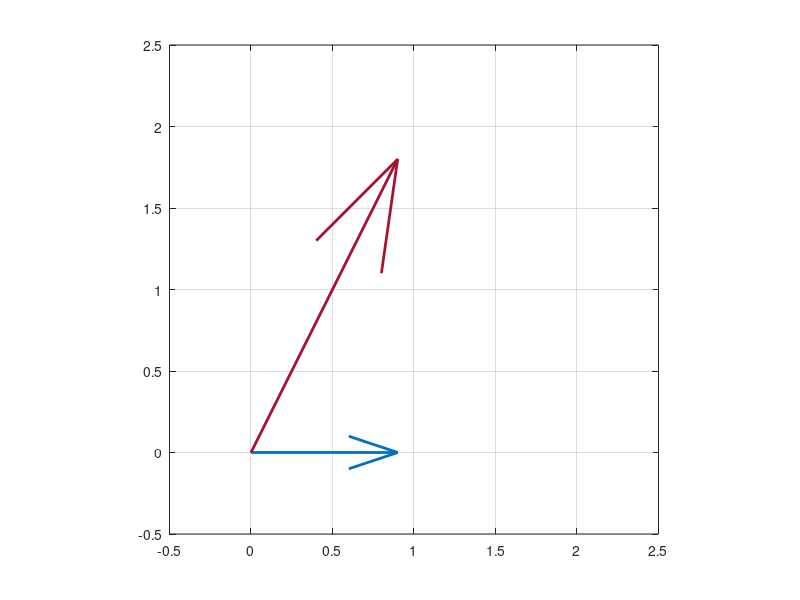
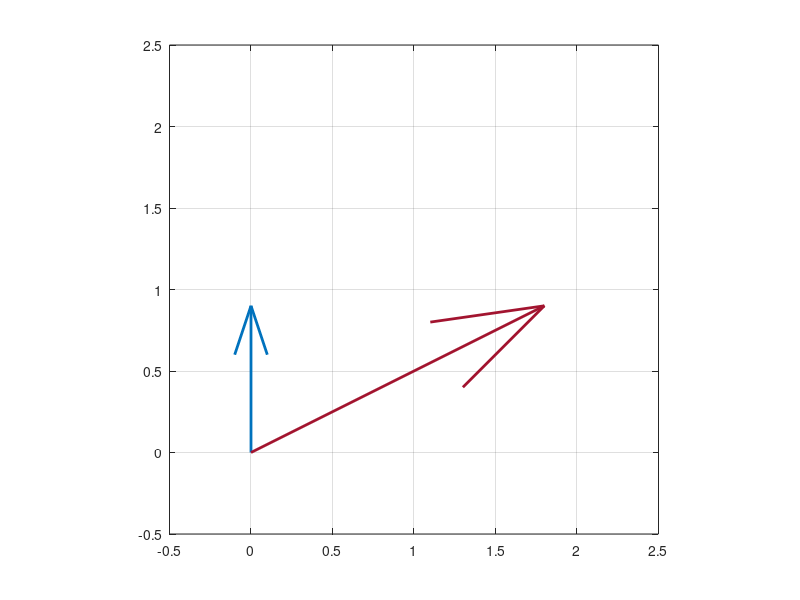

Reproduce these figures in MATLAB, in order.
clc;
clear all;
close all;
clf;

axis_low = -0.5;
axis_high = 2.5;

A = [1, 2; 2, 1]
x1 = [1; 0]
x2 = [0; 1]
Ax1 = A*x1
Ax2 = A*x2

#fig = figure();
fig1 = figure();
#   subplot(1, 2, 1);
hold on
#   plot([0, x1(1)], [0, x1(2)], "linewidth", 2, "color", [0 0.4470 0.7410], ";x1;")
#   plot(0, 0, "color", [0 0.4470 0.7410], ";x1;")
quiver(0, 0, x1(1), x1(2), "linewidth", 2, "color", [0 0.4470 0.7410])
hold on
#   plot([0, Ax1(1)], [0, Ax1(2)], "linewidth", 2, "color", [0.6350 0.0780 0.1840], ";Ax1;")
#   plot(0, 0, "color", [0.6350 0.0780 0.1840], ";A*x1;")
quiver(0, 0, Ax1(1), Ax1(2), "linewidth", 2, "color", [0.6350 0.0780 0.1840])
grid on;
box on;
axis([axis_low, axis_high, axis_low, axis_high], "square");
print(fig1,'-dpngalpha', '-r300', 'x1.png');

fig2 = figure();
#   subplot(1, 2, 2);
hold on
#   plot([0, x2(1)], [0, x2(2)], "linewidth", 2, "color", [0 0.4470 0.7410], ";x2;")
#   plot(0, 0, "color", [0 0.4470 0.7410], ";x2;")
quiver(0, 0, x2(1), x2(2), "linewidth", 2, "color", [0 0.4470 0.7410])
hold on
#   plot([0, Ax2(1)], [0, Ax2(2)], "linewidth", 2, "color", [0.6350 0.0780 0.1840], ";A*x2;");
#   plot(0, 0, "color", [0.6350 0.0780 0.1840], ";A*x2;")
quiver(0, 0, Ax2(1), Ax2(2), "linewidth", 2, "color", [0.6350 0.0780 0.1840])
grid on;
box on;
axis([axis_low, axis_high, axis_low, axis_high], "square");
print(fig2,'-dpngalpha', '-r300', 'x2.png');

#print(fig,'-dpngalpha', '-r300', 'x.png');
